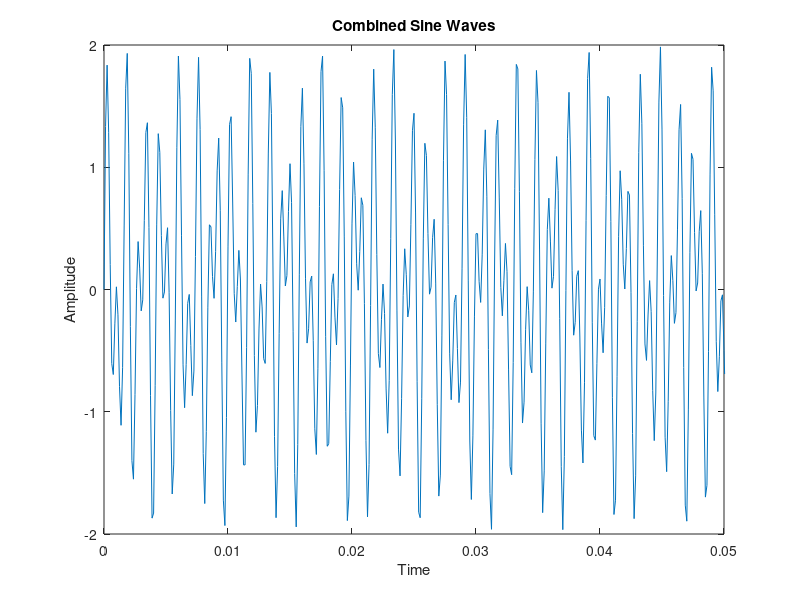
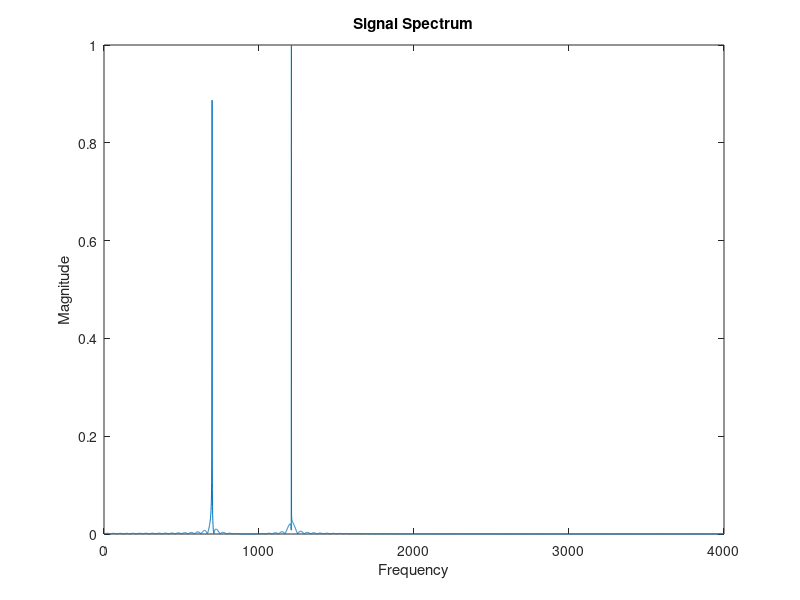

Write MATLAB code to recreate these figures, in order.
% Lab 04 - Problem 2
% EE384
% Christopher Bero

% P2.a
fs=8000;
f1=697;
f2=1209;
t=0:(1/fs):1;
y_t=sin(2*pi*f1*t) + sin(2*pi*f2*t);
figure
plot(t,y_t);
title('Combined Sine Waves');
xlabel('Time');
ylabel('Amplitude');
axis([0 0.05 -2 2]);

% P2.c
L=8001;
nfft=2^nextpow2(L);
fq=fft(y_t,nfft)/L;
f=fs/2*linspace(0,1,nfft/2+1);
figure
plot(f,2*abs(fq(1:nfft/2+1)));
title('Signal Spectrum');
xlabel('Frequency');
ylabel('Magnitude');